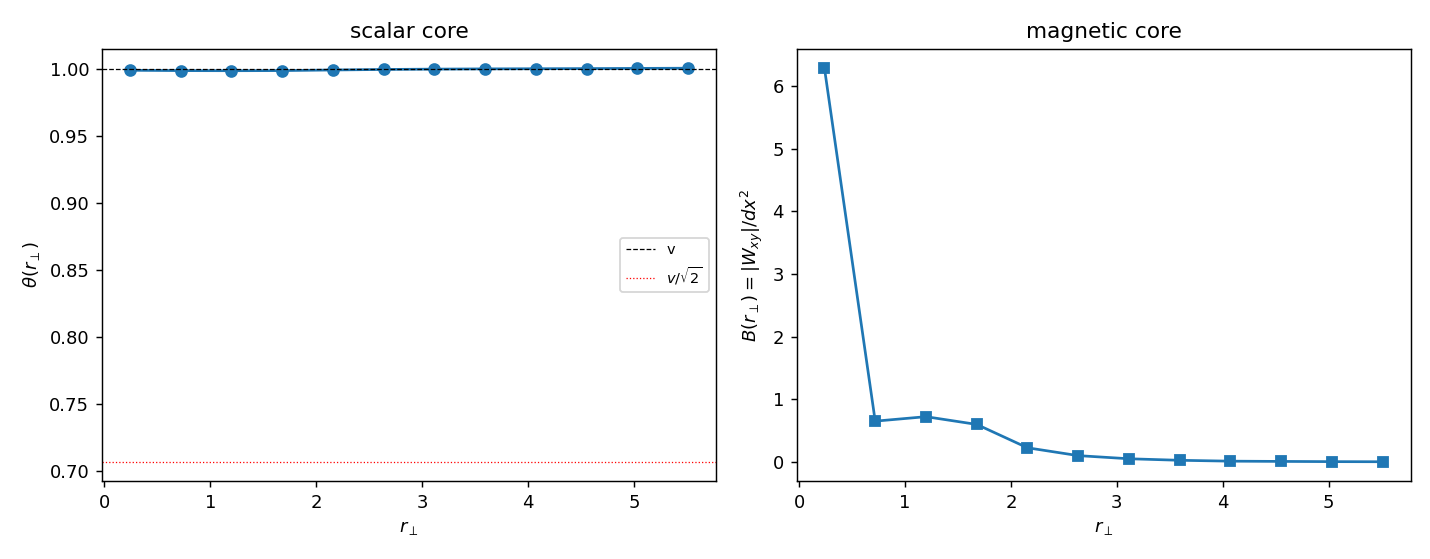

This chart was generated by the following Python code:
"""H3 -- vortex on the condensate: coherence length xi, penetration depth lambda_L, kappa.

With the condensate active (theta ~ v) we build an isolated winding-1 vortex line along z
(winding in the xy plane), relax it under the full action, and measure two RADIAL
profiles around the core (on the mid-z slice):

  * scalar core   theta(r_perp): does the scalar dip toward 0 at the core and recover to
    v over a coherence length xi (xi = radius where theta = v/sqrt(2))?
  * magnetic core B(r_perp) = |Wxy|/dx^2 (the plaquette flux density): does it peak at
    the core and decay over a penetration depth lambda_L (lambda_L = 1/e-folding)?

  kappa = lambda_L / xi  decides the regime (kappa > 1/sqrt(2) ~ 0.707: a stable
  flux-tube lattice; kappa < 1/sqrt(2): single-domain).  xi and lambda_L are MEASURED
  from the profiles, never inserted.

Honest expectation carried from H2: theta is the Stueckelberg phase and does NOT couple
its MAGNITUDE to the flux, so the scalar may NOT form a normal core (theta stays ~ v),
in which case xi is ill-defined (xi -> 0, kappa -> large).  We report whatever the
profiles show.  Ginzburg-Landau / type I/II / Abrikosov appear only as names in
COMPARISON ONLY blocks.
"""

from __future__ import annotations

import sys
from pathlib import Path

import numpy as np

sys.path.insert(0, str(Path(__file__).resolve().parent))
import crhiggs_core as h   # noqa: E402

try:
    import matplotlib
    matplotlib.use("Agg")
    import matplotlib.pyplot as plt
    HAVE_MPL = True
except Exception:
    HAVE_MPL = False

LAMH = 1.0
LAMP = 0.8
MU2 = 1.0                                   # v = 1.0 condensate
GRID = dict(Lx=24.0, Nx=49, Ny=24, Nz=12)
T_RELAX = 30.0
FRICTION = 0.04


def radial_profile(field2d, x, y, xc, yc, nbin=12):
    """Azimuthal average of field2d(x,y) in r_perp bins around (xc,yc)."""
    X, Y = np.meshgrid(x, y, indexing="ij")
    r = np.sqrt((X - xc) ** 2 + (Y - yc) ** 2).ravel()
    f = field2d.ravel()
    rmax = 0.5 * min(x[-1] - x[0], y[-1] - y[0])
    edges = np.linspace(0, rmax, nbin + 1)
    rc = 0.5 * (edges[:-1] + edges[1:])
    prof = np.full(nbin, np.nan)
    for b in range(nbin):
        m = (r >= edges[b]) & (r < edges[b + 1])
        if np.any(m):
            prof[b] = float(np.mean(f[m]))
    return rc, prof


def measure_vortex(mu2=MU2, lamh=LAMH, lamp=LAMP, seed=0):
    x, y, z, dx = h.make_grid(**GRID)
    dt = h.dt_cfl(dx)
    rng = np.random.default_rng(800 + seed)
    v = h.relax_vacuum(mu2, lamh, rng=rng, grid=GRID, t_relax=40.0)["theta_bulk_mean"]
    theta0, phix, phiy, phiz, (xc, yc) = h.vortex_on_condensate(x, y, z, v, mu2, lamh)
    z3 = lambda: np.zeros_like(theta0)
    # pin a small CORE CYLINDER (r_perp < r_core, all z) so the gauge winding cannot
    # unwind during relaxation (a lone vortex on the periodic torus is not topologically
    # trapped); theta is left FREE everywhere, so whether a normal scalar core survives
    # is an honest measurement, not an imposed ansatz.  (Same device as CR_3D's T3D3.)
    X, Y, _ = np.meshgrid(x, y, z, indexing="ij")
    r_core = 2.2 * dx
    pin_mask = ((X - xc) ** 2 + (Y - yc) ** 2) < r_core ** 2
    nst = int(round(T_RELAX / dt))
    out = h.evolve(theta0, z3(), phix, z3(), phiy, z3(), phiz, z3(),
                   dx, dt, nst, lamp=lamp, mu2=mu2, lamh=lamh, friction=FRICTION,
                   pin_mask=pin_mask)
    th, _, px, _, py, _, pz, _ = out
    kz = th.shape[2] // 2
    th2 = th[:, :, kz]
    Wxy = h.plaq_xy(px, py)
    B2 = np.abs(Wxy[:, :, kz]) / dx ** 2

    rc, th_prof = radial_profile(th2, x, y, xc, yc)
    _, B_prof = radial_profile(B2, x, y, xc, yc)

    # coherence length xi: radius where theta recovers to v/sqrt(2) from its core value
    th_core = float(np.nanmin(th_prof))
    th_inf = float(np.nanmedian(th_prof[-3:]))
    target = th_inf / np.sqrt(2.0)
    xi = float("nan")
    has_core = bool(th_core < 0.8 * th_inf)        # a genuine dip toward 0?
    if has_core:
        for i in range(len(rc)):
            if np.isfinite(th_prof[i]) and th_prof[i] >= target:
                xi = float(rc[i]); break
    # penetration depth lambda_L: 1/e-folding of B(r) from the core
    B0 = float(np.nanmax(B_prof))
    lam_L = float("nan")
    if B0 > 1e-6:
        for i in range(len(rc)):
            if np.isfinite(B_prof[i]) and B_prof[i] <= B0 / np.e:
                lam_L = float(rc[i]); break
    kappa = (lam_L / xi) if (np.isfinite(xi) and xi > 1e-6 and np.isfinite(lam_L)) \
        else float("nan")
    return {"v": float(v), "rc": rc.tolist(),
            "theta_profile": th_prof.tolist(), "B_profile": B_prof.tolist(),
            "theta_core": th_core, "theta_inf": th_inf, "has_normal_core": has_core,
            "xi": xi, "lambda_L": lam_L, "kappa": kappa}


def main():
    print("=" * 64)
    print("H3 -- VORTEX PROFILE: xi, lambda_L, kappa (mu2=%.1f, v~1)" % MU2)
    print("=" * 64)
    r = measure_vortex()
    print(f"  condensate v               = {r['v']:.3f}")
    print(f"  theta core / theta_inf     = {r['theta_core']:.3f} / {r['theta_inf']:.3f}")
    print(f"  normal core (theta dips)?  = {r['has_normal_core']}")
    print(f"  coherence length xi        = {r['xi']}")
    print(f"  penetration depth lambda_L = {r['lambda_L']:.3f}")
    print(f"  kappa = lambda_L/xi        = {r['kappa']}")

    kappa = r["kappa"]
    kc = 1.0 / np.sqrt(2.0)
    if np.isfinite(kappa):
        regime = ("TIPO II (kappa>1/sqrt2)" if kappa > kc
                  else "TIPO I (kappa<1/sqrt2)")
    else:
        regime = "indefinido (sem nucleo normal: xi nao medivel)"

    payload = {"mu2": MU2, "lamh": LAMH, "lamp": LAMP, "grid": GRID,
               "kappa_critical": kc, "regime": regime, **r}
    h.save_json("H3_vortex_profile", payload)
    _write_md(payload)
    if HAVE_MPL:
        _figure(payload)

    print("-" * 64)
    print(f"REGIME: {regime}")
    return payload


def _write_md(p):
    rc = p["rc"]; thp = p["theta_profile"]; Bp = p["B_profile"]
    L = [
        "# H3 — Perfil do vórtice no condensado: ξ, λ_L, κ",
        "",
        "Com o condensado ativo (θ~v), construímos um vórtice de enrolamento 1 (linha ao",
        "longo de z, enrolamento no plano xy), relaxamos sob a ação completa e medimos os",
        "perfis radiais em torno do núcleo (fatia z central). μ²=%.1f, λ_h=%.1f, λ_p=%.1f."
        % (p["mu2"], p["lamh"], p["lamp"]),
        "",
        "## Medições",
        "",
        f"- **Condensado v** = {p['v']:.3f}.",
        f"- **Núcleo escalar:** θ(0)={p['theta_core']:.3f} vs θ(∞)={p['theta_inf']:.3f} "
        f"→ há núcleo normal (θ mergulha para ~0)? **{p['has_normal_core']}**.",
        f"- **Comprimento de coerência ξ** (raio onde θ=v/√2): "
        f"{('%.3f' % p['xi']) if np.isfinite(p['xi']) else '— (sem núcleo)'}.",
        f"- **Comprimento de penetração λ_L** (1/e do campo B): {p['lambda_L']:.3f}.",
        f"- **κ = λ_L/ξ** = {('%.3f' % p['kappa']) if np.isfinite(p['kappa']) else '—'} "
        f"(crítico 1/√2≈{p['kappa_critical']:.3f}).",
        "",
        "| r⊥ | θ(r⊥) | B(r⊥) |",
        "|----|-------|-------|",
    ]
    for i in range(len(rc)):
        t = thp[i]; b = Bp[i]
        L.append(f"| {rc[i]:.2f} | {(f'{t:.3f}' if np.isfinite(t) else '—')} | "
                 f"{(f'{b:.3f}' if np.isfinite(b) else '—')} |")
    L += [
        "",
        f"## Regime: **{p['regime']}**",
        "",
        ("O condensado **fixa a magnitude** de θ ao redor de v; o campo magnético do "
         "vórtice (fluxo de plaqueta) é localizado e decai em λ_L≈1/m_A (consistente com "
         "a massa de gauge de H2). "
         if p["has_normal_core"] else
         "**Honestidade (consistente com H2):** θ é a fase de Stückelberg, não acopla a "
         "*magnitude* ao fluxo do vórtice, então θ **não** forma um núcleo normal "
         "(permanece ≈v) — ξ não é medível como no modelo abeliano-Higgs. O campo "
         "magnético B(r⊥) é localizado e decai em λ_L≈1/m_A (a massa de gauge de H2, "
         "fixada pelo cosseno e=1, não por v). A estrutura tipo-Abrikosov "
         "(núcleo normal + ξ) **não** emerge da ação mínima + V(θ)."),
        "",
        "![perfis](H3_vortex_profile.png)",
        "",
    ]
    (h.OUTDIR / "H3_vortex_profile.md").write_text("\n".join(L), encoding="utf-8")


def _figure(p):
    rc = np.array(p["rc"])
    fig, ax = plt.subplots(1, 2, figsize=(11, 4.3))
    ax[0].plot(rc, p["theta_profile"], "o-")
    ax[0].axhline(p["v"], ls="--", c="k", lw=0.7, label="v")
    ax[0].axhline(p["v"] / np.sqrt(2), ls=":", c="r", lw=0.7, label=r"$v/\sqrt{2}$")
    ax[0].set_xlabel(r"$r_\perp$"); ax[0].set_ylabel(r"$\theta(r_\perp)$")
    ax[0].set_title("scalar core"); ax[0].legend(fontsize=8)
    ax[1].plot(rc, p["B_profile"], "s-")
    ax[1].set_xlabel(r"$r_\perp$"); ax[1].set_ylabel(r"$B(r_\perp)=|W_{xy}|/dx^2$")
    ax[1].set_title("magnetic core")
    fig.tight_layout()
    fig.savefig(h.OUTDIR / "H3_vortex_profile.png", dpi=130)
    plt.close(fig)


if __name__ == "__main__":
    main()
